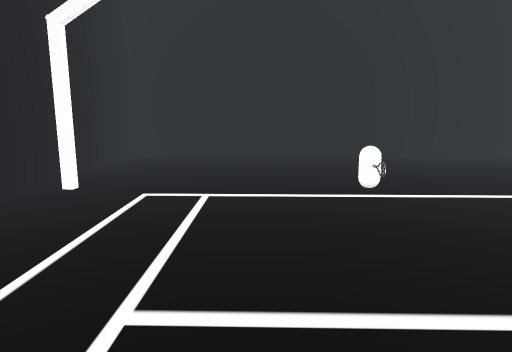
view 1 (above)

12 first-person views from a walk through a Unity game level. The camera is 1.4 m above the floor, tilts 10° down and sees 70° across. The floor is counted in squares, 1 m on a side. Each view is taken from the middle of a square. On the plan, view 1 faces up. The plan holds only what a view shows up to about 16 squares ahead; the rest is blank. Some surface patterns are stand-ins.

view 2
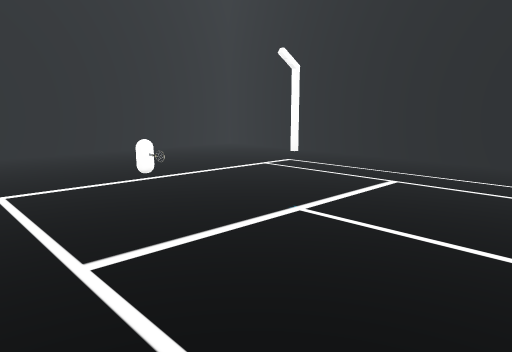

view 3
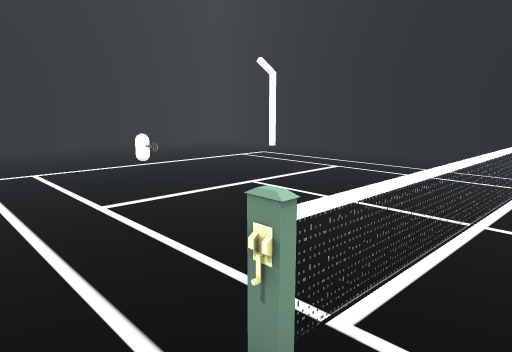

view 4
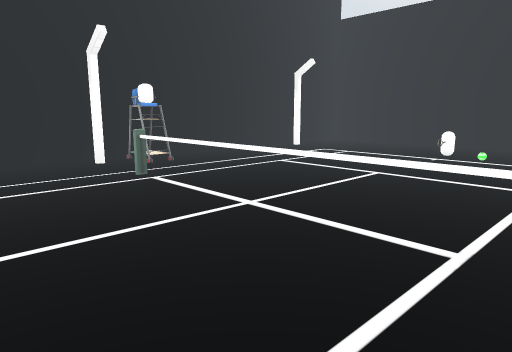

view 5
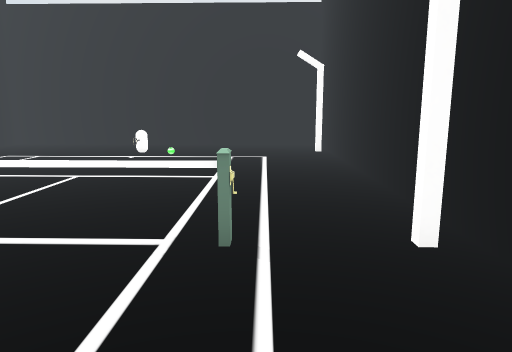

view 6
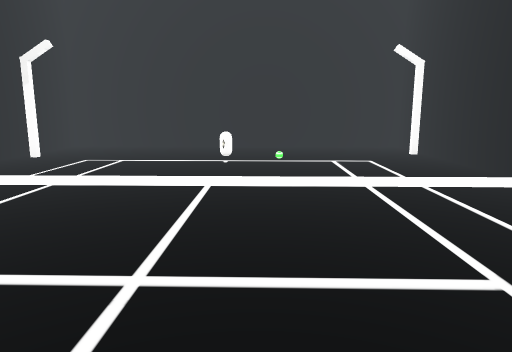

view 7
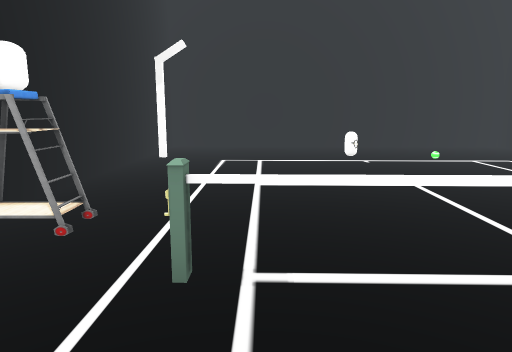

view 8
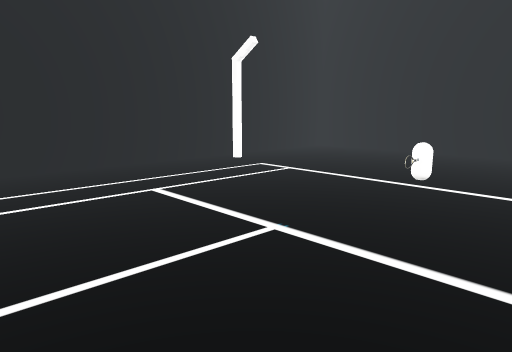

view 9
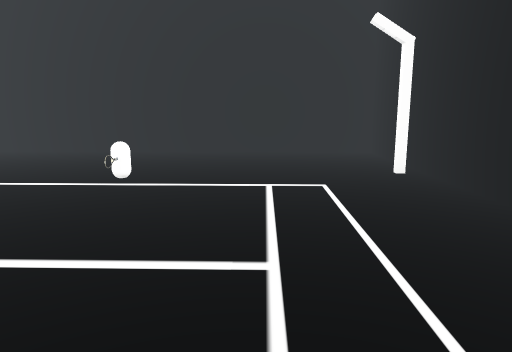

view 10
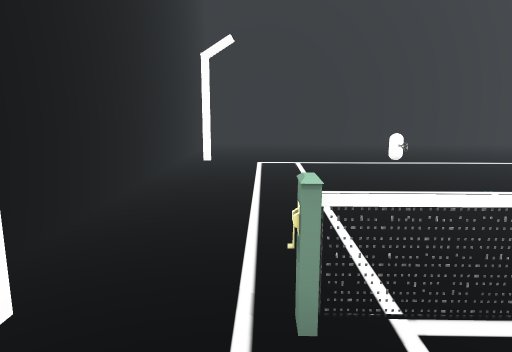

view 11
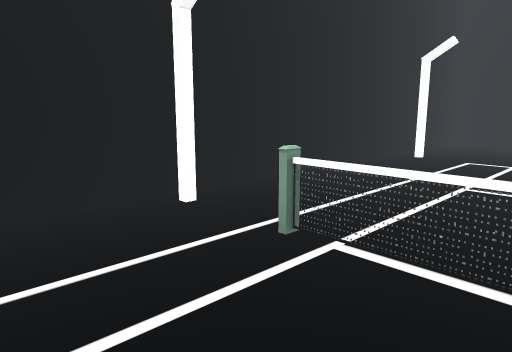

view 12
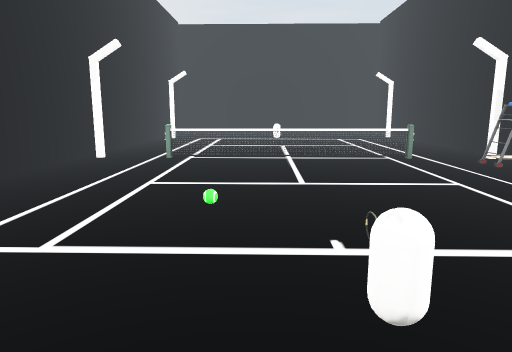

### Floor plan
Ten units are one square. View 1 is at (0, 0); x grows to the right and y downward. Boxes are objects, and circles mark ways between rooms. Rooms are numbered by the first view taken in them; rooms with no view inside come last. Other rooms are left out.
<svg viewBox="-52 -125 147 269">
<path fill="none" stroke="#000" d="M87 25 90 -117 -41 -120 -44 24M-18 18 58 19M-44 24 -47 136 84 139 87 25M58 21 -18 19"/>
<rect x="15" y="-75" width="10" height="10" fill="#bbb"><title>other object</title></rect>
<rect x="15" y="105" width="10" height="10" fill="#bbb"><title>other object</title></rect>
<rect x="65" y="25" width="20" height="20" fill="#bbb"><title>chair</title></rect>
<circle cx="-30" cy="20" r="3" fill="#2a7"/>
<circle cx="70" cy="20" r="3" fill="#2a7"/>
<text x="20" y="-50">1</text>
<text x="20" y="80">2</text>
</svg>
Room 1 opens to room 2.

Where each view was taken, in squares from view 1:
view 1: 0 up, 0 right, facing up
view 2: 1 down, 2 left, facing up-right
view 3: 3 down, 3 left, facing up-right
view 4: 2 up, 2 left, facing down-right
view 5: 2 up, 2 left, facing down
view 6: 1 up, 1 right, facing down
view 7: 1 up, 5 right, facing down
view 8: 1 down, 5 right, facing up-left
view 9: 1 down, 5 right, facing up
view 10: 4 down, 2 left, facing up
view 11: 5 down, 1 right, facing up-left
view 12: 13 down, 1 right, facing up
